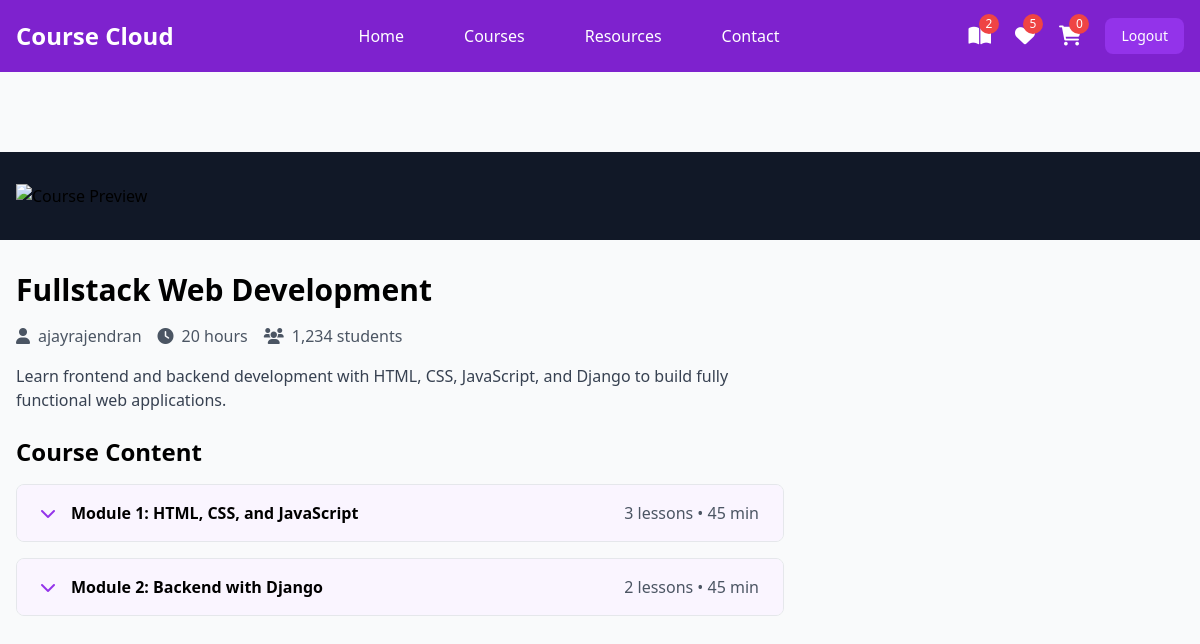
The app's page /student/courses/6/watch/ (signed in) with its own data.
### instructor/models.py (models this page shows, shortened)
class User(AbstractUser):
    ROLE_CHOICES =(
        ("instructor","Instructor"),
        ("student","Student")
    )
    role=models.CharField(max_length=20,choices=ROLE_CHOICES,default="student")

class Course(models.Model):
    title=models.CharField(max_length=200)
    description=models.TextField()
    price=models.DecimalField(decimal_places=2,max_digits=7)
    owner=models.ForeignKey(User,on_delete=models.SET_NULL,related_name="courses",null=True)
    is_free=models.BooleanField(default=False)
    picture=models.ImageField(upload_to="courseimages",null=True,blank=True,default="courseimages/default.png")
    thumbnail=EmbedVideoField()
    category_objects=models.ManyToManyField(Category)
    created_at=models.DateTimeField(auto_now_add=True)
    updated_at=models.DateTimeField(auto_now=True)

class Module(models.Model):
    title=models.CharField(max_length=200)
    course_object=models.ForeignKey(Course,on_delete=models.CASCADE,related_name="modules")
    order=models.PositiveIntegerField()

### student/views.py (the view)
# urls.py: path("courses/<int:pk>/watch/",views.LessonDetailView.as_view(),name="lesson-detail"),
@method_decorator(signin_required,name="dispatch")
class LessonDetailView(View):
    def get(self,request,*args,**kwargs):
        course_id=kwargs.get("pk")
        course_instance=Course.objects.get(id=course_id)
        purchased_courses=request.user.purchase.filter(is_paid=True).values_list("course_objects",flat=True)
        if course_instance.id not in purchased_courses:
            return redirect("index")
        query_params=request.GET #{"module":1,"lesson":4}
        module_id=query_params.get("module") if "module" in query_params else course_instance.modules.all().first().id
        module_instance=Module.objects.get(id=module_id,course_object=course_instance)
        lesson_id=query_params.get("lesson") if "lesson" in query_params else module_instance.lessons.all().first().id
        lesson_instance=Lesson.objects.get(id=lesson_id,module_object=module_instance)
        return render(request,"lesson_detail.html",{"course":course_instance,"lesson":lesson_instance})

### student/context_processors.py (called while the page is built)
def course_context(request):
    count=0
    if request.user.is_authenticated:
        orders=request.user.purchase.filter(is_paid=True)
        count=len([c for o in orders for c in o.course_objects.all()])
    return {"count":count}

### student/templates/lesson_detail.html (shortened to what this page needs)
{%extends 'base.html'%}
{%load embed_video_tags%}
{%block main_block%}
 <div class="pt-20">
    <div class="bg-gray-900 w-full">
        <div class="max-w-screen-xl mx-auto px-4 py-8">
            <div class="aspect-w-16 aspect-h-9">
                <img src="/api/placeholder/1200/675" alt="Course Preview" class="w-full max-h-[600px] object-cover">
            </div>
        </div>
    </div>
    <div class="max-w-screen-xl mx-auto px-4 py-8 grid grid-cols-1 lg:grid-cols-3 gap-8">
        <div class="lg:col-span-2">
            <h1 class="text-3xl font-bold mb-4">{{course.title}}</h1>
            <div class="flex items-center mb-4 text-gray-600">
                <span class="mr-4"><i class="fas fa-user mr-2"></i>{{course.owner}}</span>
                <span class="mr-4"><i class="fas fa-clock mr-2"></i>20 hours</span>
                <span><i class="fas fa-users mr-2"></i>1,234 students</span>
            </div>
            <p class="text-gray-700 mb-6">{{course.description}}</p>
            <div class="space-y-4">
                <h2 class="text-2xl font-bold mb-4">Course Content</h2>
                {%for module in course.modules.all%}
                <div class="border rounded-lg overflow-hidden">
                    <button class="w-full px-6 py-4 bg-purple-50 hover:bg-purple-100 flex items-center justify-between" onclick="toggleModule('module{{forloop.counter}}')">
                        <div class="flex items-center">
                            <i class="fas fa-chevron-down mr-4 text-purple-600"></i>
                            <span class="font-semibold">Module {{forloop.counter}}: {{module.title}}</span>
                        </div>
                        <span class="text-gray-600">{{module.lessons.all.count}} lessons • 45 min</span>
                    </button>
                </div>
                {%endfor%}
            </div>
        </div>
    </div>
</div>
{%endblock%}

### student/templates/base.html (shortened to what this page needs)
<!DOCTYPE html>
<html lang="en">
<head>
    <script src="https://cdn.tailwindcss.com"></script>
    <link href="https://cdnjs.cloudflare.com/ajax/libs/font-awesome/6.0.0/css/all.min.css" rel="stylesheet">
</head>
<body class="bg-gray-50">
    <nav class="bg-purple-700 fixed w-full z-20 top-0 left-0 sticky">
        <div class="max-w-screen-xl flex flex-wrap items-center justify-between mx-auto p-4">
            <a href="#" class="flex items-center">
                <span class="self-center text-2xl font-semibold text-white">Course Cloud</span>
            </a>
            <div class="items-center justify-between hidden w-full md:flex md:w-auto md:order-1">
                <ul class="flex flex-col p-4 md:p-0 mt-4 font-medium md:flex-row md:space-x-8 md:mt-0">
                    <li><a href="#" class="block py-2 pl-3 pr-4 text-white hover:text-purple-200">Home</a></li>
                    <li><a href="#" class="block py-2 pl-3 pr-4 text-white hover:text-purple-200">Courses</a></li>
                    <li><a href="#" class="block py-2 pl-3 pr-4 text-white hover:text-purple-200">Resources</a></li>
                    <li><a href="#" class="block py-2 pl-3 pr-4 text-white hover:text-purple-200">Contact</a></li>
                </ul>
            </div>
            <div class="flex items-center space-x-6 md:order-2">
                <div class="relative group">
                    <a href="{%url 'my-courses'%}" class="text-white hover:text-purple-200">
                        <i class="fas fa-book-open text-xl"></i>
                        <span class="absolute -top-2 -right-2 bg-red-500 text-white text-xs rounded-full h-5 w-5 flex items-center justify-center">{{count}}</span>
                    </a>
                </div>
                <div class="relative group">
                    <a href="#" class="text-white hover:text-purple-200">
                        <i class="fas fa-heart text-xl"></i>
                        <span class="absolute -top-2 -right-2 bg-red-500 text-white text-xs rounded-full h-5 w-5 flex items-center justify-center">5</span>
                    </a>
                </div>
                <div class="relative group">
                    <a href="{%url 'cart-summary'%}" class="text-white hover:text-purple-200">
                        <i class="fas fa-shopping-cart text-xl"></i>
                        <span class="absolute -top-2 -right-2 bg-red-500 text-white text-xs rounded-full h-5 w-5 flex items-center justify-center">{{request.user.basket.all.count}}</span>
                    </a>
                </div>
                <a href="{%url 'signout'%}">
                    <button class="text-white bg-purple-600 hover:bg-purple-800 focus:ring-4 focus:outline-none focus:ring-purple-300 font-medium rounded-lg text-sm px-4 py-2 text-center">
                        Logout
                    </button>
                </a>
            </div>
        </div>
    </nav>
    {%block main_block%}
     {%endblock%}
</body>
</html>

### records on screen
User: user.basket.all.count "0"
Course: title "Fullstack Web Development", owner "ajayrajendran", description "Learn frontend and backend development with HTML, CSS, JavaScript, and Django to build fully functional web applications."
Module: title "HTML, CSS, and JavaScript", lessons.all.count "3"
Module: title "Backend with Django", lessons.all.count "2"

### other values on screen
{{ count }} "2"
